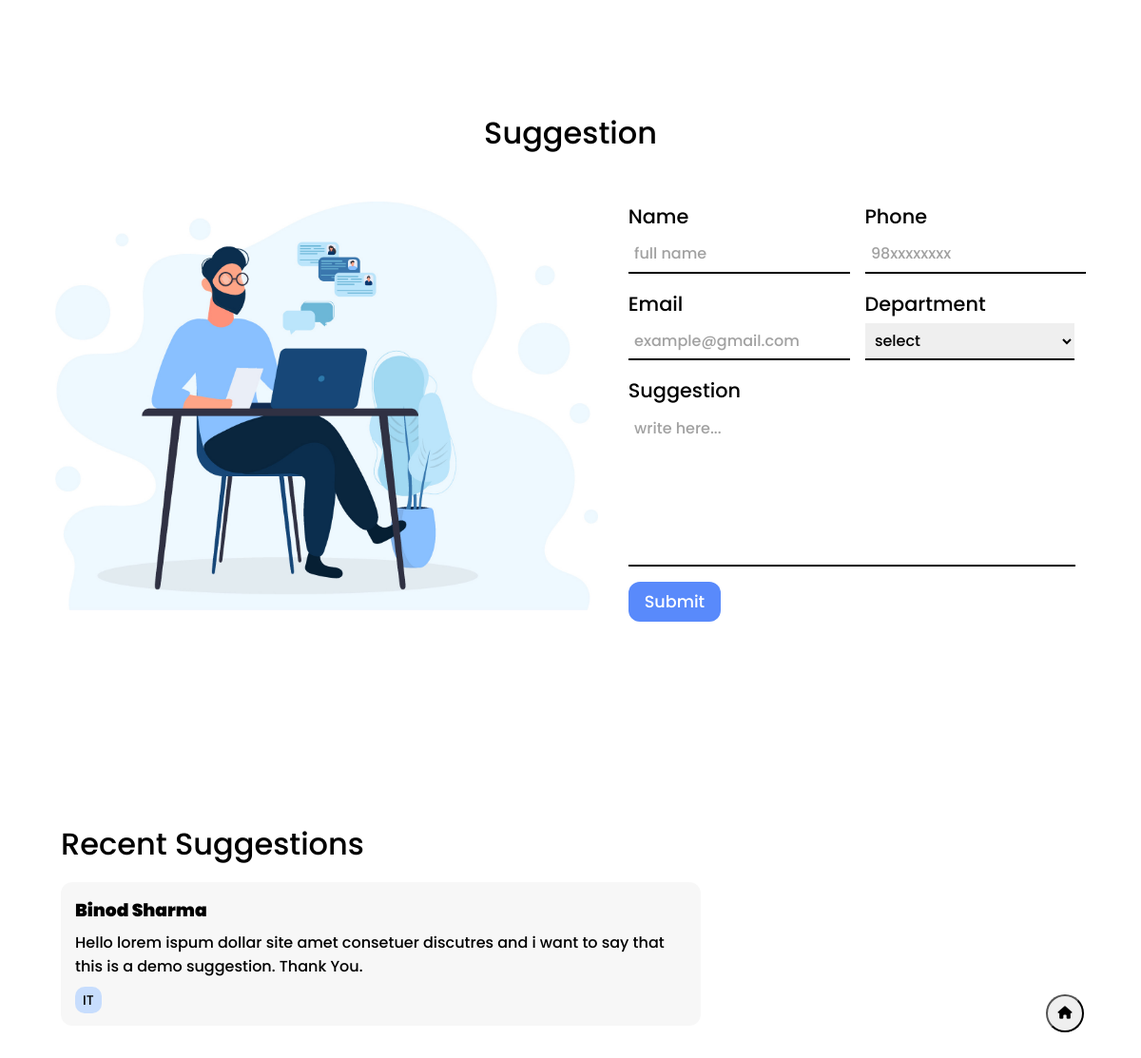
The app's page /Register.php with its own data.
### tables this page shows
CREATE TABLE `suggestion` (
  `id` int(11) NOT NULL,
  `name` text NOT NULL,
  `department` text NOT NULL,
  `email` text NOT NULL,
  `suggestion` text NOT NULL,
  `responded` int(1) NOT NULL DEFAULT 0
);

### Register.php (the view, shortened to what this page needs)
<!DOCTYPE html>
<html lang="en">
<head>
    <link rel="stylesheet" href="Style.css">
</head>
<body class="">
    <?php
    include("HomeNav.php");
    ?>
    <div class="screen-container">
        <form action="<?php echo htmlspecialchars($_SERVER['PHP_SELF']); ?>" class="blur flex gap-2 flex-col" method='post' onsubmit="return validateForm()">
            <div class="">
                <div class="flex mb-3">
                    <h2>Suggestion</h2>
                </div>
            </div>
            <div class="flex gap-2">
                <div class="img">
                    <img src="./assets/complain2.png" alt="">
                </div>
                <div class="flex flex-col gap-1">
                    <div class="flex gap-1">
                        <div class="flex flex-col gap-1">
                            <div class="flex gap- flex-col">
                                <label for="name">Name</label>
                                <input type="text" name="name" id="name" placeholder="full name" minlength="5" required>
                            </div>
                            <div class="flex gap- flex-col">
                                <label for="email">Email</label>
                                <input type="email" name="email" id="email" placeholder="example@gmail.com" required>
                            </div>
                        </div>
                        <div class="flex flex-col gap-1">
                            <div class="flex gap- flex-col">
                                <label for="phone">Phone</label>
                                <input type="tel" name="phone" id="phone" placeholder="98xxxxxxxx" minlength="10"
                                    maxlength="10" required>
                            </div>
                            <div class="flex flex-col">
                                <label for="department">Department</label>
                                <select name="department" id="department" required>
                                    <option value="" disabled selected style='color:blue;'><span id="default">select</span>
                                    </option>
                                </select>
                            </div>
                        </div>
                    </div>
                    <div class="flex flex-col">
                        <label for="message">Suggestion</label>
                        <textarea name="message" id="message" rows="6" placeholder="write here..." minlength="100"
                            required></textarea>
                    </div>
                    <div class="flex">
                        <button class="primaryButton" name='submit'>submit</button>
                    </div>
                </div>
            </div>
        </form>
    </div>
    <div class="p-4">
        <h2 class="" style="text-align: left;">Recent Suggestions</h2>
       <?php
            include('connection.php');
            $sql = "SELECT name, suggestion, department FROM suggestion ";
            $data = mysqli_query($conn, $sql);
            while ($row = mysqli_fetch_assoc($data)){
?>
            <div class="card">
                <h3><?php echo $row['name']; ?></h3>
                <h4><?php echo $row['suggestion'];  ?></h4>
                <span><?php echo $row['department'];  ?></span>
            </div>
<?php
            }
       ?>
    </div>
</body>
</html>

### HomeNav.php (shortened to what this page needs)
<a href="index.html">
        <button class="homeNav" style='border-radius:100%'>
            <i class="fa fa-house"></i>
        </button>
</a>

### Style.css (style rules this page uses)
* { font-family: poppins; font-weight: 500; font-style: normal; margin: 0; padding: 0; }
html { scroll-behavior: smooth; }
.mb-3 { margin-bottom: 3rem; }
.primaryButton { padding: 8px 17px; border: none; cursor: pointer; background-color: rgba(47, 108, 250, 0.797); color: rgb(255, 255, 255); font-size: 1.1rem; text-transform: capitalize; border-radius: 12px; }
.flex { display: flex; }
.flex-col { flex-direction: column; }
.gap-1 { gap: 1rem; }
.gap-2 { gap: 2rem; }
body { height: 100vh; width: 100vw; box-sizing: border-box; background-position: center; background-size: cover; background-repeat: no-repeat; }
.blur { backdrop-filter: blur(18px); padding: 8rem 4rem; border-radius: 14px; }
.card { width: 60%; background-color: #eaeaea65; padding: 15px; margin-top: 1rem; border-radius: 12px; }
.card h4 { font-size: 1rem; margin-bottom: 10px; font-weight: lighter; font-weight: 550; border-bottom: 2px solid rgba(0, 0, 0, 0.292); }
.card span { font-size: 14px; font-weight: 500; background-color: #c7ddfd; padding: 4px 8px; border-radius: 10px; }
.card h3 { margin-bottom: 7px; font-weight: 900; }
.homeNav { position: fixed; bottom: 5%; right: 5%; height: 40px; width: 40px; overflow: hidden; cursor: pointer; }

### Register.php (style rules this page uses)
* { margin: 0; padding: 0; }
body { width: 100vw; box-sizing: border-box; overflow-x: hidden; height: 100%; }
.screen-container { height: 100vh; width: 100vw; overflow: hidden; display: flex; justify-content: center; align-items: center; }
.mb-3 { margin-bottom: 1rem; }
input, textarea, select, option { width: 220px; padding: 0.4rem; font-size: 1rem; margin-top: 5px; border: none; resize: none; border-bottom: 2px solid; }
label { font-size: 1.3rem; }
h2 { font-size: 2rem; text-align: center; width: 100%; }
textarea { width: 95%; }
.p-4 { padding: 4rem; }
form { width: max-content; border-radius: 15px; overflow: hidden; backdrop-filter: blur(16px); padding: 4rem 2rem !important; backdrop-filter: blur(12px); overflow: hidden !important; padding: 20px !important; padding-bottom: 50px !important; }
.img { display: flex; justify-content: center; }
.img img { height: 430px; }
::placeholder, #default { color: rgba(131, 131, 131, 0.756) !important; }
.card h4 { border: none; font-weight: 500; }

### HomeNav.php (style rules this page uses)
.homeNav { display:flex; justify-content:center; align-items:center; }

### records on screen
suggestion: name "Binod Sharma", suggestion "Hello lorem ispum dollar site amet consetuer discutres and i want to say that this is a demo suggestion. Thank You.", department "IT"
